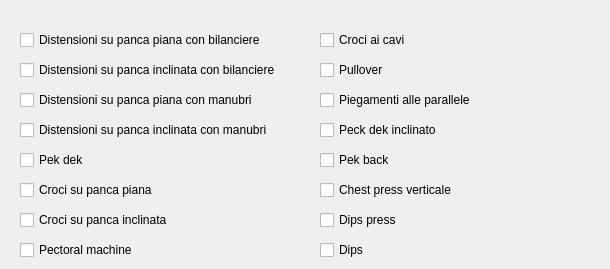
      <widget class="QWidget" name="tab_2">
       <attribute name="title">
        <string>Petto</string>
       </attribute>
       <widget class="QCheckBox" name="checkBox">
        <property name="geometry">
         <rect>
          <x>20</x>
          <y>30</y>
          <width>281</width>
          <height>20</height>
         </rect>
        </property>
        <property name="text">
         <string>Distensioni su panca piana con bilanciere</string>
        </property>
       </widget>
       <widget class="QCheckBox" name="checkBox_2">
        <property name="geometry">
         <rect>
          <x>20</x>
          <y>60</y>
          <width>281</width>
          <height>20</height>
         </rect>
        </property>
        <property name="text">
         <string>Distensioni su panca inclinata con bilanciere</string>
        </property>
       </widget>
       <widget class="QCheckBox" name="checkBox_3">
        <property name="geometry">
         <rect>
          <x>20</x>
          <y>90</y>
          <width>271</width>
          <height>20</height>
         </rect>
        </property>
        <property name="text">
         <string>Distensioni su panca piana con manubri</string>
        </property>
       </widget>
       <widget class="QCheckBox" name="checkBox_4">
        <property name="geometry">
         <rect>
          <x>20</x>
          <y>120</y>
          <width>281</width>
          <height>20</height>
         </rect>
        </property>
        <property name="text">
         <string>Distensioni su panca inclinata con manubri</string>
        </property>
       </widget>
       <widget class="QCheckBox" name="checkBox_5">
        <property name="geometry">
         <rect>
          <x>20</x>
          <y>150</y>
          <width>121</width>
          <height>20</height>
         </rect>
        </property>
        <property name="text">
         <string>Pek dek</string>
        </property>
       </widget>
       <widget class="QCheckBox" name="checkBox_6">
        <property name="geometry">
         <rect>
          <x>20</x>
          <y>180</y>
          <width>181</width>
          <height>20</height>
         </rect>
        </property>
        <property name="text">
         <string>Croci su panca piana</string>
        </property>
       </widget>
       <widget class="QCheckBox" name="checkBox_7">
        <property name="geometry">
         <rect>
          <x>20</x>
          <y>210</y>
          <width>201</width>
          <height>20</height>
         </rect>
        </property>
        <property name="text">
         <string>Croci su panca inclinata</string>
        </property>
       </widget>
       <widget class="QCheckBox" name="checkBox_8">
        <property name="geometry">
         <rect>
          <x>20</x>
          <y>240</y>
          <width>201</width>
          <height>20</height>
         </rect>
        </property>
        <property name="text">
         <string>Pectoral machine</string>
        </property>
       </widget>
       <widget class="QCheckBox" name="checkBox_9">
        <property name="geometry">
         <rect>
          <x>320</x>
          <y>210</y>
          <width>201</width>
          <height>20</height>
         </rect>
        </property>
        <property name="text">
         <string>Dips press</string>
        </property>
       </widget>
       <widget class="QCheckBox" name="checkBox_13">
        <property name="geometry">
         <rect>
          <x>320</x>
          <y>150</y>
          <width>121</width>
          <height>20</height>
         </rect>
        </property>
        <property name="text">
         <string>Pek back</string>
        </property>
       </widget>
       <widget class="QCheckBox" name="checkBox_10">
        <property name="geometry">
         <rect>
          <x>320</x>
          <y>30</y>
          <width>281</width>
          <height>20</height>
         </rect>
        </property>
        <property name="text">
         <string>Croci ai cavi</string>
        </property>
       </widget>
       <widget class="QCheckBox" name="checkBox_12">
        <property name="geometry">
         <rect>
          <x>320</x>
          <y>120</y>
          <width>281</width>
          <height>20</height>
         </rect>
        </property>
        <property name="text">
         <string>Peck dek inclinato</string>
        </property>
       </widget>
       <widget class="QCheckBox" name="checkBox_11">
        <property name="geometry">
         <rect>
          <x>320</x>
          <y>180</y>
          <width>181</width>
          <height>20</height>
         </rect>
        </property>
        <property name="text">
         <string>Chest press verticale</string>
        </property>
       </widget>
       <widget class="QCheckBox" name="checkBox_14">
        <property name="geometry">
         <rect>
          <x>320</x>
          <y>60</y>
          <width>281</width>
          <height>20</height>
         </rect>
        </property>
        <property name="text">
         <string>Pullover</string>
        </property>
       </widget>
       <widget class="QCheckBox" name="checkBox_15">
        <property name="geometry">
         <rect>
          <x>320</x>
          <y>240</y>
          <width>201</width>
          <height>20</height>
         </rect>
        </property>
        <property name="text">
         <string>Dips</string>
        </property>
       </widget>
       <widget class="QCheckBox" name="checkBox_16">
        <property name="geometry">
         <rect>
          <x>320</x>
          <y>90</y>
          <width>271</width>
          <height>20</height>
         </rect>
        </property>
        <property name="text">
         <string>Piegamenti alle parallele</string>
        </property>
       </widget>
      </widget>
